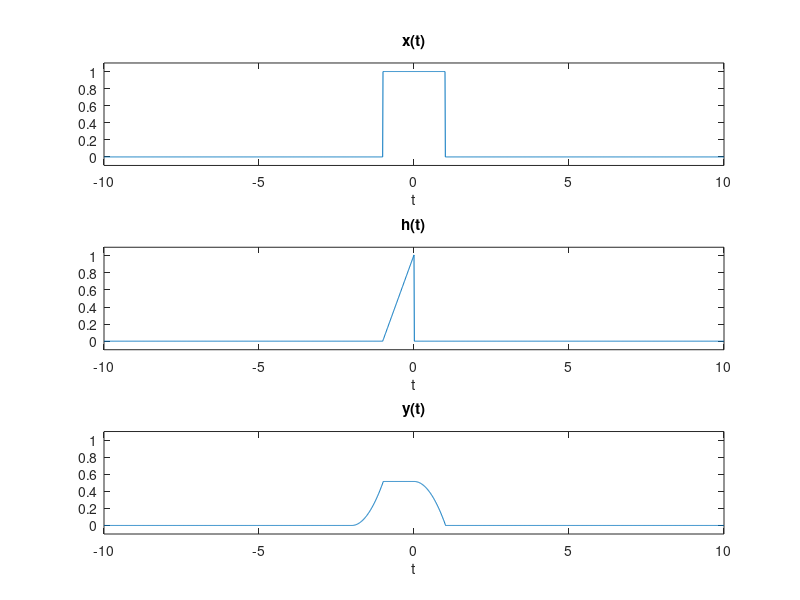
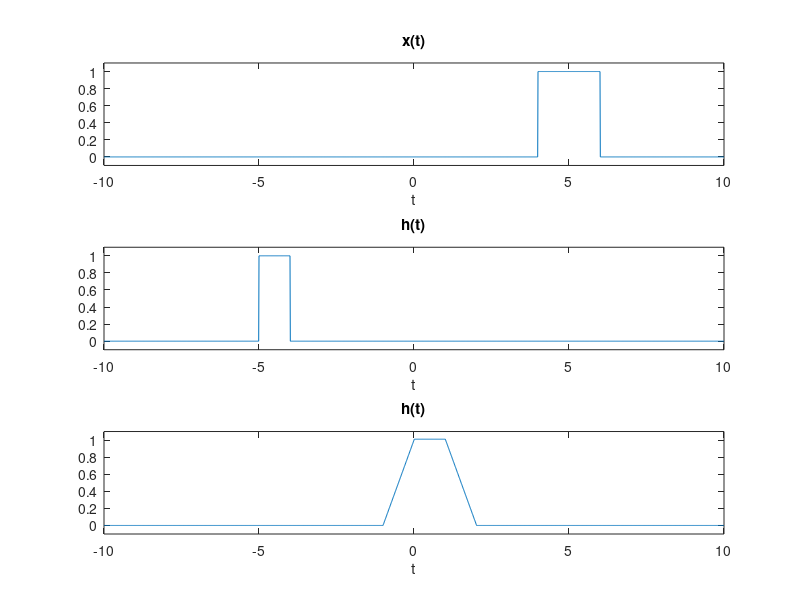
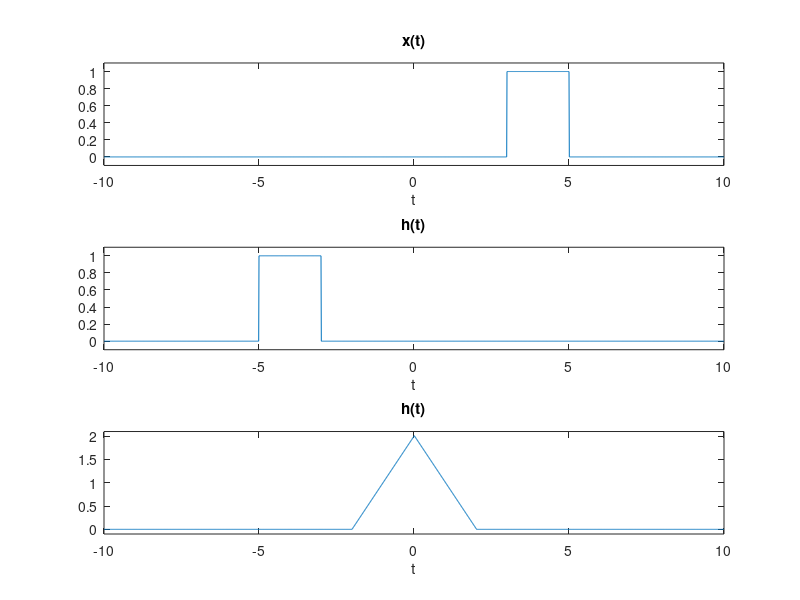
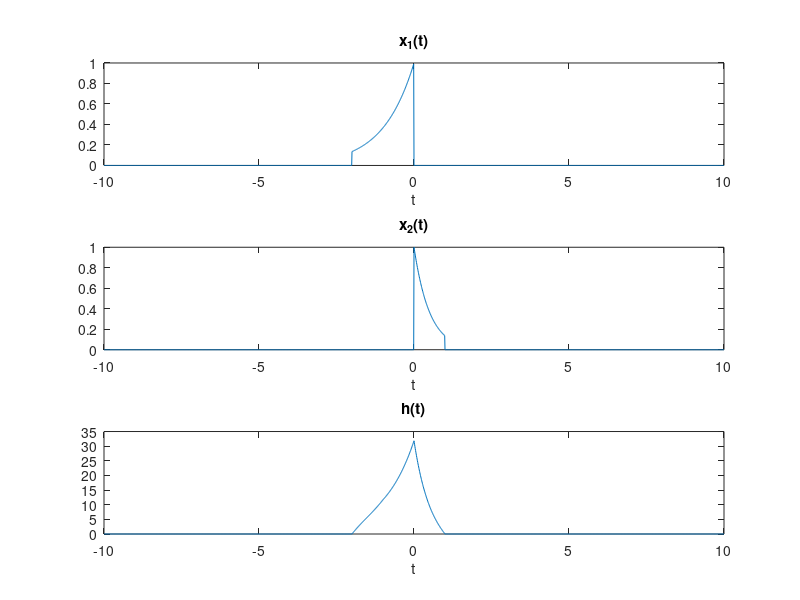

The MATLAB script that drew these images, in order:

clear;
t1=-10;
t2=10;
N=2000;
Delta_t=(t2-t1)/N;
t = (t1:Delta_t:t2);

x = zeros(size(t));
x(t>=-1 & t<=1)=1;

f = zeros(size(t));
f(t>=-1 & t<=0)=1;

for i=1:length(t)
    if (t(i) < -1 || t(i) > 0)
        h(i)=0;
    else
        h(i)=h(i-1)+.01;
    end
end

x1=x*Delta_t;

y=conv(x1,h);

figure('Name','Figure B.2','NumberTitle','off');

subplot(3,1,1);
plot(t,x); axis([t1 t2 -0.1 1.1])
title('x(t)');xlabel('t');

subplot (3,1,2);
plot(t,h);  axis([t1 t2 -0.1 1.1])
title('h(t)');xlabel('t');

subplot (3,1,3);
plot(t,y(1000:3000));  axis([t1 t2 -0.1 1.1])
title('y(t)');xlabel('t');

pause;


x_1 = zeros(size(t));
x_1(t>=4 & t<=6)=1;

x_2 = zeros(size(t));
x_2(t>=-5 & t<=-4)=1;


x_1b=x_1.*.1;
x_2b=x_2.*.1;


f=conv(x_1b,x_2b);

figure('Name','Figure B.3(a)','NumberTitle','off');

subplot(3,1,1);
plot(t,x_1); axis([t1 t2 -0.1 1.1])
title('x(t)');xlabel('t');

subplot (3,1,2);
plot(t,x_2); axis([t1 t2 -0.1 1.1])
title('h(t)');xlabel('t');

subplot (3,1,3);
plot(t,f(1000:3000));axis([t1 t2 -0.1 1.1])
title('h(t)');xlabel('t');

pause;

x_1 = zeros(size(t));
x_1(t>=3 & t<=5)=1;

x_2 = zeros(size(t));
x_2(t>=-5 & t<=-3)=1;


x_1b=x_1.*.1;
x_2b=x_2.*.1;


f=conv(x_1b,x_2b);

figure('Name','Figure B.3(b)','NumberTitle','off');

subplot(3,1,1);
plot(t,x_1); axis([t1 t2 -0.1 1.1])
title('x(t)');xlabel('t');

subplot (3,1,2);
plot(t,x_2); axis([t1 t2 -0.1 1.1])
title('h(t)');xlabel('t');

subplot (3,1,3);
plot(t,f(1000:3000));axis([t1 t2 -0.1 2.1])
title('h(t)');xlabel('t');

pause;

u = @(t) 1.0*(t>=0); 
f_1 = @(t) exp(t).*(u(t+2)-u(t)); %x1
f_2 = @(t) exp(-2*t).*(u(t)-u(t-1)); %x2

f_1a=f_1(t);
f_2a=f_2(t);

h1=conv(f_1a,f_2a);

figure('Name','Figure B.3(h)','NumberTitle','off');

subplot(3,1,1);
plot(t,f_1a); 
title('x_1(t)');xlabel('t');

subplot (3,1,2);
plot(t,f_2a); 
title('x_2(t)');xlabel('t');

subplot (3,1,3);
plot(t,h1(1000:3000));
title('h(t)');xlabel('t');




